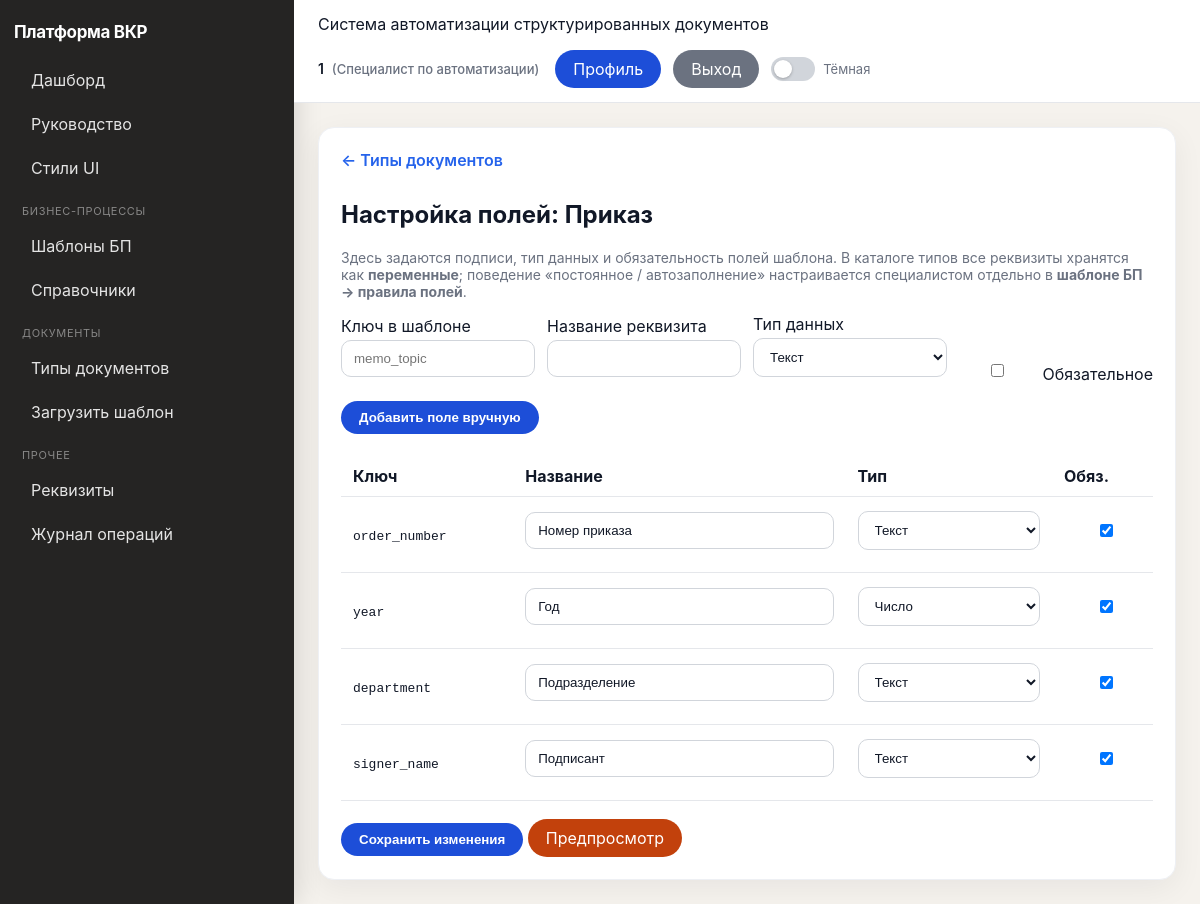
/ui/templates/1/configure/ (signed in), run on the app's committed database.
### apps/users/models.py (models this page shows, shortened)
class Users(models.Model):
    user_id = models.BigAutoField(primary_key=True)
    login = models.CharField(max_length=150, unique=True)
    full_name = models.CharField(max_length=255)
    password = models.CharField(max_length=255, default="changeme")
    password_hash = models.CharField(max_length=255, blank=True)
    role_id = models.ForeignKey("roles.Roles", on_delete=models.PROTECT, related_name="users")
    class Meta:
        db_table = "Users"

### apps/roles/models.py (models this page shows, shortened)
class Roles(models.Model):
    role_id = models.BigAutoField(primary_key=True)
    role_name = models.CharField(max_length=50, unique=True)
    description = models.TextField(blank=True)
    class Meta:
        db_table = "Roles"

### apps/templates_cfg/models.py (models this page shows, shortened)
class DocumentTypes(models.Model):
    document_type_id = models.BigAutoField(primary_key=True)
    name = models.CharField(max_length=255)
    description = models.TextField(blank=True)
    template_file = models.FileField(upload_to="doc_templates/", null=True, blank=True)
    template_html = models.TextField(blank=True)
    has_table_template = models.BooleanField(
        default=False,
        help_text="В DOCX есть повторяющаяся таблица: две подряд строки с одинаковыми плейсхолдерами; ключи не дублируются в каталоге полей.",
    )
    table_anchor_json = models.TextField(
        blank=True,
        default="",
        help_text="JSON: индекс таблицы и две строки-шаблона, например {\"table_idx\":0,\"row0\":1,\"row1\":2}.",
    )
    class Meta:
        db_table = "DocumentTypes"

### apps/requisites/models.py (models this page shows)
class Requisites(models.Model):
    FIELD_KIND_CHOICES = (("constant", "constant"), ("variable", "variable"))
    DATA_TYPE_CHOICES = (
        ("text", "text"),
        ("number", "number"),
        ("date", "date"),
        ("select", "select"),
        ("boolean", "boolean"),
    )
    requisite_id = models.BigAutoField(primary_key=True)
    name = models.CharField(max_length=255)
    data_type = models.CharField(max_length=30, choices=DATA_TYPE_CHOICES, default="text")
    is_required = models.BooleanField(default=False)
    field_kind = models.CharField(max_length=20, choices=FIELD_KIND_CHOICES, default="variable")
    placeholder_key = models.CharField(max_length=255, blank=True)
    is_table_column = models.BooleanField(
        default=False,
        help_text="Поле относится к повторяющимся строкам таблицы в DOCX (значения хранятся в Documents.table_rows_json).",
    )
    document_type_id = models.ForeignKey("templates_cfg.DocumentTypes", on_delete=models.CASCADE, related_name="requisites")
    class Meta:
        db_table = "Requisites"

### apps/templates_cfg/views.py (the view, shortened to what this page needs)
# urls.py: path("ui/templates/<int:document_type_id>/configure/", UITemplateConfigureFieldsView.as_view(), name="ui-template-configure"),
class UITemplateConfigureFieldsView(LoginRequiredRoleMixin, View):
    allowed_roles = {"ADMIN", "SPECIALIST"}
    def get(self, request, document_type_id):
        doc_type = DocumentTypes.objects.get(document_type_id=document_type_id)
        requisites = Requisites.objects.filter(document_type_id=doc_type).order_by("requisite_id")
        return render(
            request,
            "ui/specialist/template_configure_fields.html",
            {
                "doc_type": doc_type,
                "requisites": requisites,
            },
        )

### apps/users/context_processors.py (called while the page is built)
def current_enterprise_user(request):
    return {"current_enterprise_user": get_request_user(request)}

### apps/users/permissions.py (called while the page is built)
def get_request_user(request):
    params = getattr(request, "query_params", getattr(request, "GET", {}))
    user_id = request.session.get("user_id") or request.headers.get("X-User-Id") or params.get("user_id")
    if not user_id:
        return None
    try:
        return Users.objects.select_related("role_id").get(user_id=user_id)
    except Users.DoesNotExist:
        return None

### apps/users/templatetags/ui_labels.py (called while the page is built)
@register.filter
def role_ru(value):
    return ROLE_LABELS.get(value, value)

### apps/users/ui_permissions.py (called while the page is built)
    @method_decorator(csrf_protect)
    def dispatch(self, request, *args, **kwargs):
        user = get_request_user(request)
        if not user:
            return redirect("login-page")
        request.enterprise_user = user
        if self.allowed_roles and user.role_id.role_name not in self.allowed_roles:
            return redirect("dashboard")
        return super().dispatch(request, *args, **kwargs)

### templates/ui/specialist/template_configure_fields.html (shortened to what this page needs)
{% extends "ui/base.html" %}
{% block content %}
<a class="back-link" href="/ui/document-types/">← Типы документов</a>
<h2>Настройка полей: {{ doc_type.name }}</h2>
<p class="text-muted">Здесь задаются подписи, тип данных и обязательность полей шаблона. В каталоге типов все реквизиты хранятся как <strong>переменные</strong>; поведение «постоянное / автозаполнение» настраивается специалистом отдельно в <strong>шаблоне БП → правила полей</strong>.</p>
<form method="post" style="display:grid;grid-template-columns:repeat(4,minmax(160px,1fr));gap:12px;align-items:end;margin-bottom:22px;">{% csrf_token %}
  <div><label>Ключ в шаблоне</label><input name="manual_placeholder" placeholder="memo_topic" /></div>
  <div><label>Название реквизита</label><input name="manual_name" /></div>
  <div><label>Тип данных</label><select name="manual_data_type"><option value="text">Текст</option></select></div>
  <div style="align-self:end;"><label style="display:flex;align-items:center;gap:8px;width:auto;"><input type="checkbox" name="manual_required" /> Обязательное</label></div>
  <div style="grid-column:1/-1;"><button type="submit" class="btn btn-save btn-pill">Добавить поле вручную</button></div>
</form>
<form method="post">{% csrf_token %}
<table class="zebra">
  <thead>
    <tr><th>Ключ</th><th>Название</th><th>Тип</th><th>Обяз.</th></tr>
  </thead>
  <tbody>
    {% for r in requisites %}
    <tr>
      <td><code>{{ r.placeholder_key }}</code>{% if r.is_table_column %} <span class="badge badge-info">таблица</span>{% endif %}</td>
      <td><input name="name_{{ r.requisite_id }}" value="{{ r.name }}" /></td>
      <td>
        <select name="data_type_{{ r.requisite_id }}">
          <option value="text" {% if r.data_type == 'text' %}selected{% endif %}>Текст</option>
          <option value="number" {% if r.data_type == 'number' %}selected{% endif %}>Число</option>
        </select>
      </td>
      <td style="text-align:center;"><input type="checkbox" name="is_required_{{ r.requisite_id }}" {% if r.is_required %}checked{% endif %} /></td>
    </tr>
    {% endfor %}
  </tbody>
</table>
<div style="margin-top:18px;">
  <button type="submit" class="btn btn-save btn-pill">Сохранить изменения</button>
  <a href="{% url 'ui-template-preview' document_type_id=doc_type.document_type_id %}?simple=1" class="btn btn-edit btn-inline btn-pill">Предпросмотр</a>
</div>
</form>
{% endblock %}

### templates/ui/base.html (shortened to what this page needs)
<!doctype html>
<html lang="ru">
<head>
</head>
{% load ui_labels %}
<body>
<div class="layout">
    <aside class="sidebar">
        <div class="brand">Платформа ВКР</div>
        <nav class="menu">
            <a href="/" class="{% if request.path == '/' %}active{% endif %}">Дашборд</a>
            <a href="/ui/help/" class="{% if '/ui/help/' in request.path %}active{% endif %}">Руководство</a>
            {% if current_enterprise_user %}
            <a href="{% url 'ui-system-styleguide' %}" class="{% if '/ui/system/styleguide' in request.path %}active{% endif %}">Стили UI</a>
                {% if current_enterprise_user.role_id.role_name == "ADMIN" %}
                    <div class="menu-title">Основное</div>
                    <a href="/ui/users/" class="{% if '/ui/users/' in request.path %}active{% endif %}">Пользователи</a>
                    <a href="/ui/roles/" class="{% if '/ui/roles/' in request.path %}active{% endif %}">Роли</a>
                    <a href="/ui/documents/" class="{% if '/ui/documents/' in request.path %}active{% endif %}">Документы</a>
                    <div class="menu-title">Контроль</div>
                    <a href="/ui/logs/" class="{% if '/ui/logs/' in request.path %}active{% endif %}">Журнал операций</a>
                {% elif current_enterprise_user.role_id.role_name == "SPECIALIST" %}
                    <div class="menu-title">Бизнес-процессы</div>
                    <a href="/ui/bpm/process-templates/" class="{% if '/ui/bpm/process-templates' in request.path %}active{% endif %}">Шаблоны БП</a>
                    <a href="/ui/bpm/dictionaries/" class="{% if '/ui/bpm/dictionaries' in request.path %}active{% endif %}">Справочники</a>
                    <div class="menu-title">Документы</div>
                    <a href="/ui/document-types/" class="{% if '/ui/document-types/' in request.path %}active{% endif %}">Типы документов</a>
                    <a href="/ui/templates/create/" class="{% if '/ui/templates/create' in request.path %}active{% endif %}">Загрузить шаблон</a>
                    <div class="menu-title">Прочее</div>
                    <a href="/ui/requisites/" class="{% if '/ui/requisites/' in request.path %}active{% endif %}">Реквизиты</a>
                    <a href="/ui/logs/" class="{% if '/ui/logs/' in request.path %}active{% endif %}">Журнал операций</a>
                {% endif %}
            {% endif %}
        </nav>
    </aside>
    <main class="main">
        <div class="topbar">
            <div>
                Система автоматизации структурированных документов
            </div>
            <div class="topbar-user">
                {% if current_enterprise_user %}
                    <span class="topbar-user-meta">
                        <strong>{{ current_enterprise_user.full_name }}</strong>
                        <span class="topbar-user-role">({{ current_enterprise_user.role_id.role_name|role_ru }})</span>
                    </span>
                    <div class="topbar-actions">
                        <a href="/profile/" class="btn btn-save btn-pill btn-inline">Профиль</a>
                        <a href="/logout/" class="btn btn-back btn-pill btn-inline">Выход</a>
                        <label class="theme-toggle" title="Тёмная тема">
                            <span class="theme-toggle-track" aria-hidden="true"></span>
                            <span class="theme-toggle-label">Тёмная</span>
                        </label>
                    </div>
                {% else %}
                    <a href="/login/" class="btn btn-save btn-pill">Вход</a>
                {% endif %}
            </div>
        </div>
        <div class="content">
            <div class="panel">
                {% block content %}{% endblock %}
            </div>
        </div>
    </main>
</div>
</body>
</html>

### templates/ui/base.html (style rules this page uses)
:root { --bg: #f5f2ed; --sidebar-bg: #252423; --sidebar-text: #e8e6e3; --card: #ffffff; --border: #e5e7eb; --card-border: #eef0f4; --topbar-bg: #ffffff; --text: #111827; --muted: #6b7280; --save: #1d4ed8; --edit: #c2410c; --delete: #b91c1c; --back: #6b7280; --info: #2563eb; --ok: #16a34a; --warn: #ca8a04; --err: #dc2626; --link: #2563eb; --row-hover: #f8fafc; --input-bg: #ffffff; --input-border: #d1d5db; --field-border: #f1f5f9; --readonly-bg: #f8fafc; --readonly-text: #334155; --panel-shadow: rgba(15, 23, 42, 0.06); --card-shadow: rgba(15, 23, 42, 0.05); --toggle-track: #d1d5db; --toggle-thumb: #ffffff; --inset-bg: #fafafa; }
body { font-family: -apple-system, BlinkMacSystemFont, "Segoe UI", sans-serif; margin: 0; background:var(--bg); color:var(--text); transition: background .2s, color .2s; }
.layout { display:flex; min-height: 100vh; }
.sidebar { width:264px; background:var(--sidebar-bg); color:var(--sidebar-text); padding:22px 16px 22px 14px; box-shadow: 4px 0 24px rgba(0,0,0,.12); }
.brand { font-weight:700; margin-bottom:18px; letter-spacing:-0.02em; color:#fff; font-size:17px; }
.menu-title { margin:16px 0 8px 8px; color:rgba(255,255,255,.45); font-size:11px; text-transform:uppercase; letter-spacing:.06em; }
.menu a { display:block; padding:10px 12px 10px 14px; text-decoration:none; color:rgba(255,255,255,.88); border-radius:10px; margin-bottom:4px; transition: background .15s; border-left:3px solid transparent; }
.main { flex:1; }
.topbar { background:var(--topbar-bg); border-bottom:1px solid var(--border); padding:14px 24px; display:flex; justify-content:space-between; align-items:center; gap:16px; flex-wrap:wrap; transition: background .2s, border-color .2s; }
.topbar-user { display:flex; align-items:center; gap:12px 16px; flex-wrap:wrap; justify-content:flex-end; }
.topbar-user-meta { font-size:14px; line-height:1.35; }
.topbar-user-meta strong { font-weight:600; }
.topbar-user-role { color:var(--muted); font-size:13px; font-weight:500; margin-left:4px; }
.topbar-actions { display:inline-flex; align-items:center; gap:8px; flex-wrap:wrap; }
.theme-toggle { display:inline-flex; align-items:center; gap:8px; cursor:pointer; user-select:none; margin:0; }
.theme-toggle-track { width:44px; height:24px; background:var(--toggle-track); border-radius:999px; position:relative; transition: background .2s; flex-shrink:0; }
.theme-toggle-track::after { content:""; position:absolute; width:18px; height:18px; background:var(--toggle-thumb); border-radius:50%; top:3px; left:3px; transition: transform .2s, background .2s; box-shadow:0 1px 3px rgba(0,0,0,.25); }
.theme-toggle-label { font-size:13px; color:var(--muted); white-space:nowrap; }
.content { padding:24px; }
.panel { background:var(--card); border-radius:16px; padding:22px; box-shadow:0 8px 30px var(--panel-shadow); border:1px solid var(--card-border); transition: background .2s, border-color .2s, box-shadow .2s; }
table { width:100%; border-collapse: collapse; }
th, td { text-align:left; padding:10px 12px; border-bottom:1px solid var(--border); }
input, select, textarea { width:100%; box-sizing:border-box; padding:10px 12px; border:1px solid var(--input-border); border-radius:10px; margin-top:4px; margin-bottom:12px; background:var(--input-bg); color:var(--text); }
button { cursor:pointer; border:none; border-radius:10px; font-weight:600; }
.btn { display:inline-block; padding:10px 16px; color:#fff; text-decoration:none; text-align:center; }
.btn-save { background:var(--save); }
.btn-edit { background:var(--edit); color:#fff; }
.btn-back { background:var(--back); color:#fff; }
.btn-inline { width:auto; margin:0 4px 0 0; }
.btn-pill { border-radius: 999px; padding: 9px 18px; }
.text-muted { color:var(--muted); font-size:14px; }
.back-link { display:inline-block; margin-bottom:10px; text-decoration:none; color:var(--link); font-weight:600; }

### data on the page
Users: full_name "1", role_id.role_name|role_ru "Специалист по автоматизации"
DocumentTypes: name "Приказ"
Requisites: placeholder_key "order_number", name "Номер приказа", data_type+requisite_id "Текст", is_required "☑"
Requisites: placeholder_key "year", name "Год", data_type+requisite_id "Число", is_required "☑"
Requisites: placeholder_key "department", name "Подразделение", data_type+requisite_id "Текст", is_required "☑"
Requisites: placeholder_key "signer_name", name "Подписант", data_type+requisite_id "Текст", is_required "☑"
